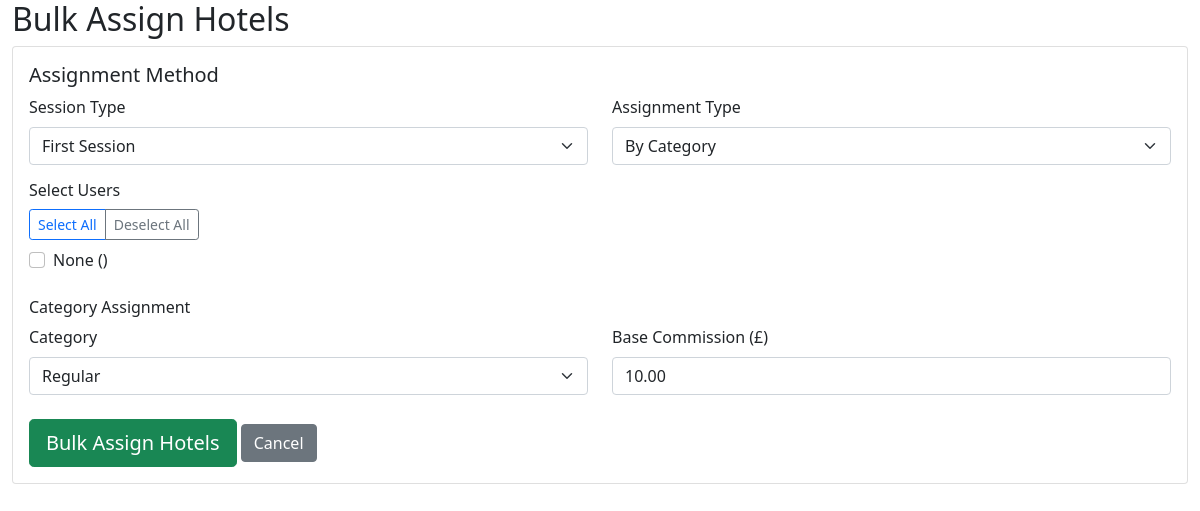
Page /admin/bulk-assign-hotels (signed in) on the earlier database version.
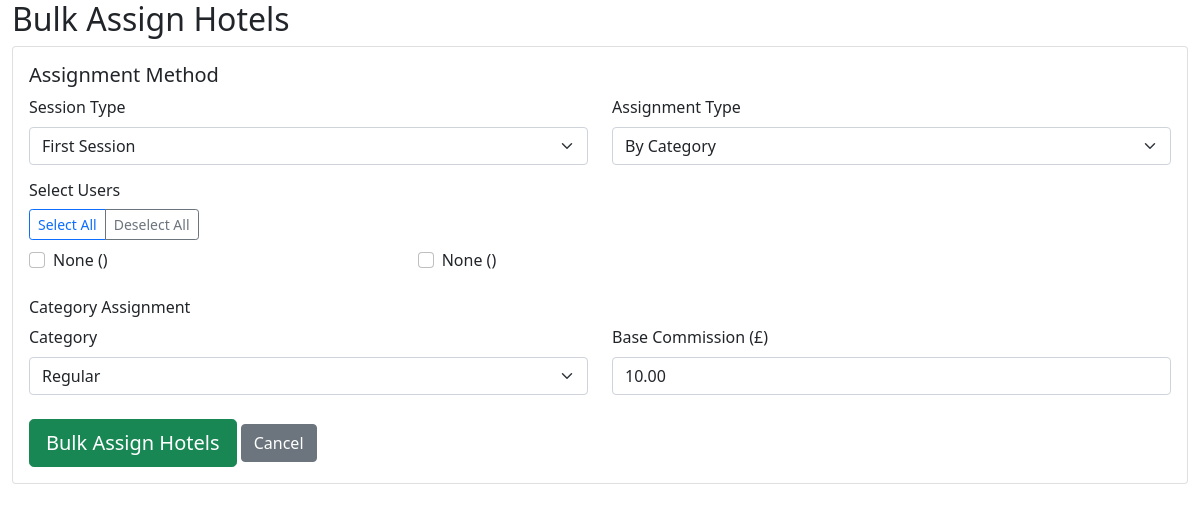
Same page on the later database version.
### hotel_app/models.py (models this page shows, shortened)
class User(db.Model, UserMixin):
    __tablename__ = 'user'
    id = db.Column(db.Integer, primary_key=True)
    nickname = db.Column(db.String(80))
    user_id = db.Column(db.String(6), unique=True)
    agent_id = db.Column(db.String(6), unique=True)
    contact = db.Column(db.String(20))
    invitation_code = db.Column(db.String(20))
    member_points = db.Column(db.Integer, default=0)
    trial_bonus = db.Column(db.Float, default=564.00)
    balance = db.Column(db.Float, default=0.00)
    total_deposits = db.Column(db.Float, default=0.0)
    vip_level = db.Column(db.String(10), default='VIP0')
    withdrawal_password = db.Column(db.String(100))
    password_hash = db.Column(db.String(100))
    is_active = db.Column(db.Boolean, default=False)
    created_at = db.Column(db.DateTime, default=datetime.utcnow)
    session_locked = db.Column(db.Boolean, default=False)
    total_commission_earned = db.Column(db.Float, default=0.0)
    first_session_completed = db.Column(db.Boolean, default=False)
    session_reset_date = db.Column(db.String)
    currency = db.Column(db.String(10), default='$')
    bound_wallet_type = db.Column(db.String(20))
    max_first_session_reservations = db.Column(db.Integer, default=35)
    wallet_bound_at = db.Column(db.DateTime)
    second_session_reservations_count = db.Column(db.Integer, default=0)
    second_session_commission = db.Column(db.Float, default=0.0)
    bound_wallet_address = db.Column(db.String(200))
    first_session_commission = db.Column(db.Float, default=0.0)
    first_session_reservations_count = db.Column(db.Integer, default=0)
    current_session = db.Column(db.String(10), default='first')
    revolut_name = db.Column(db.String(100))
    revolut_iban = db.Column(db.String(50))
    revolut_revtag = db.Column(db.String(20))
    ip_address = db.Column(db.String(45))
    country = db.Column(db.String(100))
    country_code = db.Column(db.String(2))
    region = db.Column(db.String(100))
    city = db.Column(db.String(100))
    latitude = db.Column(db.Float)
    longitude = db.Column(db.Float)
    timezone = db.Column(db.String(50))
    isp = db.Column(db.String(255))
    last_location_update = db.Column(db.DateTime, default=datetime.utcnow)
    reservations = db.relationship(
        'Reservation',
        backref='user',
        lazy='dynamic',
        cascade='all, delete-orphan',
        passive_deletes=True
    )
    deposit_requests = db.relationship(
        'DepositRequest',
        backref='user',
        lazy='dynamic'
    )
    withdrawal_requests = db.relationship(
        'WithdrawalRequest',
        backref='user',
        lazy='dynamic'
    )
    hotel_assignments = db.relationship(
        'UserHotelAssignment',
        foreign_keys='UserHotelAssignment.user_id',
        backref='user',
        lazy='dynamic',
        cascade='all, delete-orphan',
        passive_deletes=True
    )
    hotel_ratings = db.relationship(
        'UserHotelRating',
        backref='user',
        lazy='dynamic'
    )
    golden_eggs = db.relationship(
        'GoldenEgg',
        foreign_keys='GoldenEgg.user_id',
        backref='recipient',
        lazy='dynamic'
    )

### hotel_app/routes.py (the view, shortened to what this page needs)
@app.route('/admin/bulk-assign-hotels', methods=['GET', 'POST'])
@admin_required
def bulk_assign_hotels():
    category_filter = request.args.get('category', '')
    min_price = request.args.get('min_price', type=float)
    max_price = request.args.get('max_price', type=float)
    users = User.query.filter_by(is_active=True).all()
    query = Hotel.query.filter_by(is_active=True)
    if category_filter:
        query = query.filter_by(category=category_filter)
    if min_price is not None:
        query = query.filter(Hotel.price >= min_price)
    if max_price is not None:
        query = query.filter(Hotel.price <= max_price)
    hotels = query.order_by(Hotel.category, Hotel.price, Hotel.name).all()
    price_stats = db.session.query(
        db.func.min(Hotel.price).label('min_price'),
        db.func.max(Hotel.price).label('max_price')
    ).filter_by(is_active=True).first()
    return render_template('admin_bulk_assign_hotels.html',
                         users=users,
                         hotels=hotels,
                         category_filter=category_filter,
                         min_price=min_price,
                         max_price=max_price,
                         price_stats=price_stats)

### hotel_app/routes.py (called while the page is built)
def admin_required(f):
    @wraps(f)
    def wrapper(*args, **kwargs):
        admin_id = session.get('admin_id')
        if not admin_id:
            flash("Admin login required.", "danger")
            return redirect(url_for('admin_login'))
        admin = Admin.query.get(admin_id)
        if not admin or not admin.is_active:
            session.pop('admin_id', None)
            flash("Admin access denied.", "danger")
            return redirect(url_for('admin_login'))
        g.current_admin = admin
        return f(*args, **kwargs)
    return wrapper

@app.before_request
def check_admin_routes():
    if request.endpoint and request.endpoint.startswith('admin_') and request.endpoint != 'admin_login':
        if 'admin_id' not in session:
            return redirect(url_for('admin_login'))

### hotel_app/templates/admin_bulk_assign_hotels.html (shortened to what the changed rows need)
<!DOCTYPE html>
<html lang="en">
<head>
    <link href="https://cdn.jsdelivr.net/npm/bootstrap@5.1.3/dist/css/bootstrap.min.css" rel="stylesheet">
</head>
<body>
    <div class="container-fluid">
        <div class="row">
            <div class="col-md-12">
                <h2>Bulk Assign Hotels</h2>
                <div class="card mb-4">
                    <div class="card-body">
                        <form method="POST" id="bulkAssignForm">
                            <div class="mb-4">
                                <div class="row" style="max-height: 200px; overflow-y: auto;">
                                    {% for user in users %}
                                    <div class="col-md-6 col-lg-4">
                                        <div class="form-check">
                                            <input class="form-check-input user-checkbox" type="checkbox"
                                                   name="user_ids" value="{{ user.id }}" id="user_{{ user.id }}">
                                            <label class="form-check-label" for="user_{{ user.id }}">
                                                {{ user.nickname }} ({{ user.email }})
                                            </label>
                                        </div>
                                    </div>
                                    {% endfor %}
                                </div>
                            </div>
                        </form>
                    </div>
                </div>
            </div>
        </div>
    </div>
</body>
</html>

Differences in the rows shown:
added User: nickname "None"
